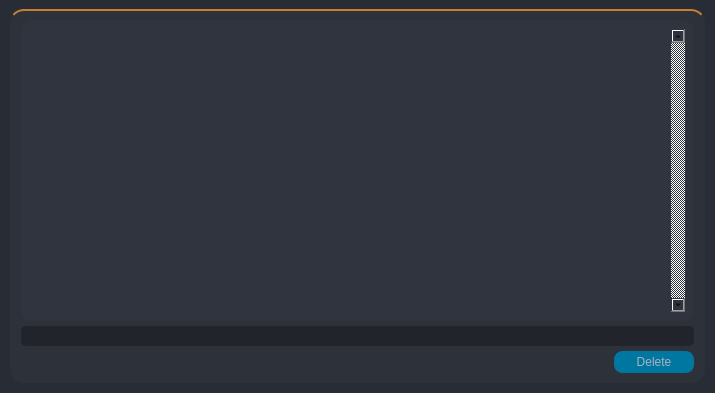
<?xml version="1.0" encoding="UTF-8"?>
<ui version="4.0">
 <class>TableExample</class>
 <widget class="QMainWindow" name="TableExample">
  <property name="geometry">
   <rect>
    <x>0</x>
    <y>0</y>
    <width>715</width>
    <height>393</height>
   </rect>
  </property>
  <property name="minimumSize">
   <size>
    <width>400</width>
    <height>0</height>
   </size>
  </property>
  <property name="windowTitle">
   <string>MainWindow</string>
  </property>
  <widget class="QWidget" name="wgt_table_example">
   <property name="styleSheet">
    <string notr="true">background-color: rgb(40, 44, 52);
</string>
   </property>
   <layout class="QVBoxLayout" name="vlt_wgt_table_example">
    <property name="spacing">
     <number>9</number>
    </property>
    <property name="leftMargin">
     <number>9</number>
    </property>
    <property name="topMargin">
     <number>9</number>
    </property>
    <property name="rightMargin">
     <number>9</number>
    </property>
    <property name="bottomMargin">
     <number>9</number>
    </property>
    <item>
     <widget class="QFrame" name="frm_table_example">
      <property name="sizePolicy">
       <sizepolicy hsizetype="Preferred" vsizetype="Preferred">
        <horstretch>0</horstretch>
        <verstretch>0</verstretch>
       </sizepolicy>
      </property>
      <property name="minimumSize">
       <size>
        <width>0</width>
        <height>0</height>
       </size>
      </property>
      <property name="maximumSize">
       <size>
        <width>16777215</width>
        <height>10000000</height>
       </size>
      </property>
      <property name="styleSheet">
       <string notr="true">QFrame{
border-radius: 15px;
background-color: rgb(45, 49, 58);
}

QFrame#frm_table_example{
border: 2px solid;
border-color: rgba(255, 255, 255, 0);
border-top-color: rgba(199,126,52,255);
}
</string>
      </property>
      <property name="frameShape">
       <enum>QFrame::NoFrame</enum>
      </property>
      <property name="frameShadow">
       <enum>QFrame::Raised</enum>
      </property>
      <layout class="QVBoxLayout" name="vlt_frm_table_example">
       <property name="spacing">
        <number>5</number>
       </property>
       <property name="leftMargin">
        <number>10</number>
       </property>
       <property name="rightMargin">
        <number>10</number>
       </property>
       <item>
        <widget class="QFrame" name="frm_table">
         <property name="styleSheet">
          <string notr="true">background-color: rgb(48, 52, 63);
border-top-right-radius: 12px;
border-top-left-radius: 12px;
border-bottom-right-radius: 12px;
border-bottom-left-radius: 12px;



</string>
         </property>
         <property name="frameShape">
          <enum>QFrame::StyledPanel</enum>
         </property>
         <property name="frameShadow">
          <enum>QFrame::Raised</enum>
         </property>
         <layout class="QVBoxLayout" name="vlt_frm_table">
          <item>
           <widget class="QTableView" name="tbl_example">
            <property name="styleSheet">
             <string notr="true">QHeaderView::section {
                background-color: rgb(48, 52, 63);
                color: rgb(92, 101, 118);
                border: none;
                font-size: 9pt;
                }

QTableView {
                
                gridline-color: rgb(48, 52, 63);
                font-size: 8pt;
	            }

QTableView::item {
    	        color:  rgb(171, 178, 191);
				border-bottom: 1px solid rgba(92, 101, 118, 100);
	            }
                

QTableView QTableCornerButton::section {
                background-color: rgb(48, 52, 63);
                border: 1px solid #fffff8;
                border: none;
                }

QTableView{
                selection-background-color: rgb(40, 44, 52);
                selection-color: rgb(171, 178, 191);
                }

QScrollBar:horizontal {
                border: none;
                background:   rgb(48, 52, 63);
                height: 18px;
                margin: 0 25px 0 25px;
                border-radius: 7px;
                }
QScrollBar::handle:horizontal {
                background: rgb(57, 62, 74);
                min-width: 25px;
                border-radius: 7px
                }
QScrollBar::handle:horizontal:hover {	
                background: rgb(0, 119, 160);
                min-width: 25px;
                border-radius: 7px
                }
QScrollBar::add-line:horizontal {
                border-left: 0px solid rgb(40, 44, 52);
                background:  rgb(57, 62, 74);
                width: 23px;
                padding: 0px;
                border-top-right-radius: 7px;
                border-top-left-radius: 7px;
                border-bottom-left-radius: 7px;
                border-bottom-right-radius: 7px;
                subcontrol-position: right;
                subcontrol-origin: margin;
                }
QScrollBar::sub-line:horizontal {
                border-right: 0px solid rgb(40, 44, 52);
                background:  rgb(57, 62, 74);
                width: 23px;
                padding: 0px;
                border-top-left-radius: 7px;
                border-top-right-radius: 7px;
                border-bottom-left-radius: 7px;
                border-bottom-right-radius: 7px;
                subcontrol-position: left;
                subcontrol-origin: margin;
}
 QScrollBar::add-line:horizontal:hover,  QScrollBar::sub-line:horizontal:hover {

	            background: rgb(0, 119, 160);

                }
QScrollBar::up-arrow:horizontal, QScrollBar::down-arrow:horizontal {
                background: none;
                }
QScrollBar::add-page:horizontal, QScrollBar::sub-page:horizontal
{
                background: none;
                }
QScrollBar:vertical {
                border: none;
                background:   rgb(48, 52, 63);
                width: 18px;
                margin: 25px 0px 25px 0px;
                border-radius: 7px;
                }

QScrollBar::handle:vertical {	
                background: rgb(57, 62, 74);
                min-height: 25px;
                border-radius: 7px
                }
QScrollBar::handle:vertical:hover {	
                background: rgb(0, 119, 160);
                min-height: 25px;
                border-radius: 7px
                }
 QScrollBar::add-line:vertical {
                border-top: 0px solid rgb(40, 44, 52);
                background:  rgb(57, 62, 74);
                height: 23px;
                padding: 0px;
                border-top-right-radius: 7px;
                border-top-left-radius: 7px;
                border-bottom-left-radius: 7px;
                border-bottom-right-radius: 7px;
                subcontrol-position: bottom;
                subcontrol-origin: margin;
                }
 QScrollBar::add-line:vertical:hover,  QScrollBar::sub-line:vertical:hover {

	            background: rgb(0, 119, 160);

}
 QScrollBar::sub-line:vertical {
                border-bottom: 0px solid rgb(40, 44, 52);
                background:  rgb(57, 62, 74);
                height: 23px;
                padding: 0px;
                border-top-left-radius: 7px;
                border-top-right-radius: 7px;
                border-bottom-left-radius: 7px;
                border-bottom-right-radius: 7px;
                subcontrol-position: top;
                subcontrol-origin: margin;
                }
 QScrollBar::up-arrow:vertical, QScrollBar::down-arrow:vertical {
                background: none;
                }

 QScrollBar::add-page:vertical, QScrollBar::sub-page:vertical {
                background: none;
                }</string>
            </property>
            <property name="verticalScrollBarPolicy">
             <enum>Qt::ScrollBarAlwaysOn</enum>
            </property>
            <property name="sizeAdjustPolicy">
             <enum>QAbstractScrollArea::AdjustToContents</enum>
            </property>
            <property name="showDropIndicator" stdset="0">
             <bool>false</bool>
            </property>
            <property name="showGrid">
             <bool>false</bool>
            </property>
            <property name="cornerButtonEnabled">
             <bool>false</bool>
            </property>
           </widget>
          </item>
         </layout>
        </widget>
       </item>
       <item>
        <widget class="QLineEdit" name="le_add_entry">
         <property name="styleSheet">
          <string notr="true">QLineEdit{
                                background-color: rgb(33, 37, 43);
                                border-radius: 5px;
                                border: 2px solid rgb(33, 37, 43);
                                padding-left: 5px;
                                color:rgb(171, 178, 191);
                                }

</string>
         </property>
        </widget>
       </item>
       <item alignment="Qt::AlignRight">
        <widget class="QPushButton" name="pb_delete_entry">
         <property name="minimumSize">
          <size>
           <width>80</width>
           <height>22</height>
          </size>
         </property>
         <property name="maximumSize">
          <size>
           <width>80</width>
           <height>22</height>
          </size>
         </property>
         <property name="styleSheet">
          <string notr="true">QPushButton{
background-color: rgb(0, 119, 160);
border-bottom-right-radius: 8px;
border-top-right-radius: 8px;
border-bottom-left-radius: 8px;
border-top-left-radius: 8px;
border: 1px solid rgb(0,119,160);
color: rgb(171, 178, 191)
}

QPushButton::Hover{
background-color: rgb(0, 137, 183);
}</string>
         </property>
         <property name="text">
          <string>Delete</string>
         </property>
        </widget>
       </item>
      </layout>
     </widget>
    </item>
   </layout>
  </widget>
 </widget>
 <resources/>
 <connections/>
</ui>
